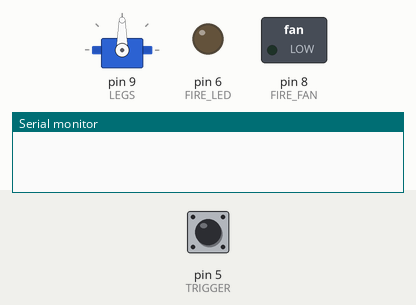
Recording of a sketch running on a simulated Arduino Uno, built with avr-gcc and run on an emulated ATmega328P. Parts: servo, switched loads named in the sketch (green lamp = pin HIGH), output pins drawn as LEDs (lit = HIGH), the last lines printed to the serial monitor. The test bench sets the inputs (shaded band); at power-on: pin 5 (TRIGGER) HIGH.

Above: at 1.8 s.
1.9 s: pin 5 (TRIGGER) pulled LOW for 0.15 s
At 2.4 s:
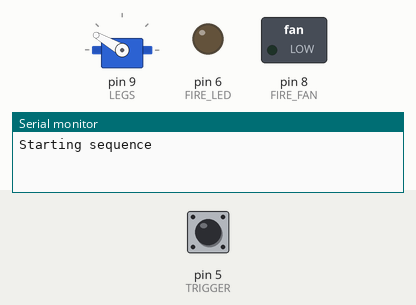
At 7.9 s:
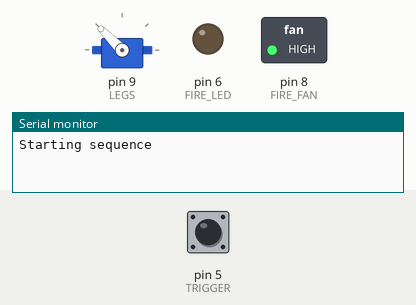
Timing chart, 0 to 13.4 s (numbered marks = the images above; inputs shaded):
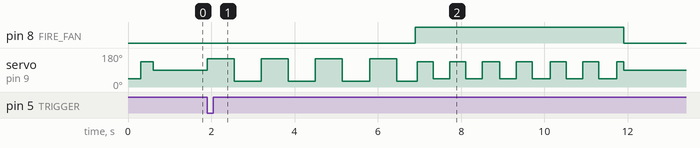

Measured:
- after the input at 1.9 s, pin 8 (FIRE_FAN): LOW → HIGH after 5.0 s, → LOW 5.0 s later; servo on pin 9 (LEGS): 90° → 150° at once, → 30° 0.65 s later, → 150° 0.65 s later, → 30° 0.65 s later, … (22 changes in this stretch)

The sketch:

kicking_santa.ino
```cpp
#include <Servo.h>

#define TRIGGER 5
#define FIRE_LED 6
#define FIRE_FAN 8
#define LEGS 9

// the setup function runs once when you press reset or power the board

Servo legs;
bool start_seq = false;

void setup() {
  Serial.begin(9600);
  pinMode(TRIGGER, INPUT_PULLUP);
  pinMode(FIRE_LED, OUTPUT);
  pinMode(FIRE_FAN, OUTPUT);
  digitalWrite(FIRE_FAN, LOW);
  legs.attach(LEGS);
  legs.write(45);
  delay(300);
  legs.write(135);
  delay(300);
  legs.write(90);
}

// the loop function runs over and over again forever

void loop() {
  start_seq = !digitalRead(TRIGGER);

  if (start_seq) {
    Serial.print("Starting sequence");
    unsigned long startMillis = millis();
    unsigned long ledMillis, legMillis;

    int legmid = 90;
    int legmax = legmid + 60; //0-254
    int legmin = legmid - 60;
    bool legs_rising = true;

    int led_val = 0;
    int led_min = 10;
    int led_dt = 2;
    bool led_rising = true;

    while(true) {
      unsigned long currentMillis = millis();
      // Phase 1: Legs kick, no LED
      if ((currentMillis - startMillis) <= 5000) {
        if ((currentMillis - legMillis) >= 650) {
          if(legs_rising) {
              //legpos += leg_dt_slow;
              legs.write(legmax);
              legs_rising = false;
          } else {
              legs.write(legmin);
              legs_rising = true;
          }
          legMillis = currentMillis;
        }
      }

      // Phase 2: Legs kick faster, LEDs glow and fan starts
      if ((currentMillis - startMillis) > 5000) {
        legmax = legmid + 45;
        legmin = legmid - 45;
        // Fan ON
        digitalWrite(FIRE_FAN, HIGH);

        // LED fire stuff
        if ((currentMillis - ledMillis) >= 5) {
          if(led_rising) {
            led_val += led_dt;
            if(led_val >= 255) {
              led_val = 255;
              led_rising = false;
            }
          } else {
            led_val -= led_dt;
            if(led_val <= led_min) {
              led_val = led_min;
              led_rising = true;
            }
          }
          ledMillis = currentMillis;
        }
        analogWrite(FIRE_LED, led_val);

        // kicking Santa legs stuff
        if ((currentMillis - legMillis) >= 400) {
          if(legs_rising) {
            //legpos += leg_dt_slow;
            legs.write(legmax);
            legs_rising = false;
          } else {
            legs.write(legmin);
            legs_rising = true;
          }
          legMillis = currentMillis;
        }
      }
      if ((currentMillis - startMillis) >= 10000) break;
    }
    legs.write(legmid);
    analogWrite(FIRE_LED, 0);
    digitalWrite(FIRE_FAN, LOW);
  }

}
```
